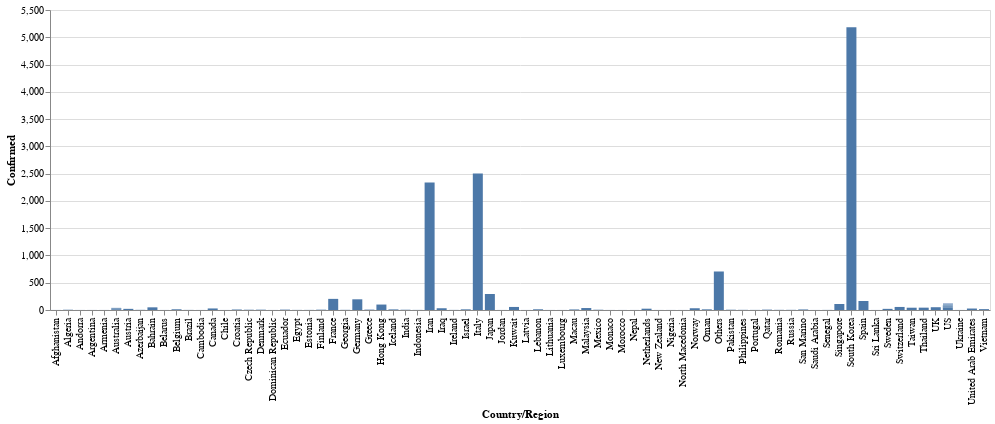

Notebook cell for this chart:
### Code cell
alt.Chart(df_notchina).mark_bar(size=10).encode(
    x='Country/Region',
    y=y_axis_column
).properties(width=940)

### Figure 1 — Vega-Lite specification as saved in the notebook (floating-point values rounded to 4 significant figures)
{"config": {"view": {"continuousWidth": 400, "continuousHeight": 300}}, "data": {"name": "data-32900faa6d5acd413e26a922b390548a"}, "mark": {"type": "bar", "size": 10}, "encoding": {"x": {"type": "nominal", "field": "Country/Region"}, "y": {"type": "quantitative", "field": "Confirmed"}}, "width": 940, "$schema": "https://vega.github.io/schema/vega-lite/v4.0.2.json", "datasets": {"data-32900faa6d5acd413e26a922b390548a": [{"Province/State": null, "Country/Region": "South Korea", "Last Update": "2020-03-03T09:43:02", "Confirmed": 5186, "Deaths": 28, "Recovered": 30, "Latitude": 36.0, "Longitude": 128.0, "Fatality Rate": 0.5399}, {"Province/State": null, "Country/Region": "Italy", "Last Update": "2020-03-03T20:03:06", "Confirmed": 2502, "Deaths": 79, "Recovered": 160, "Latitude": 43.0, "Longitude": 12.0, "Fatality Rate": 3.157}, {"Province/State": null, "Country/Region": "Iran", "Last Update": "2020-03-03T14:23:03", "Confirmed": 2336, "Deaths": 77, "Recovered": 291, "Latitude": 32.0, "Longitude": 53.0, "Fatality Rate": 3.296}, {"Province/State": "Diamond Princess cruise ship", "Country/Region": "Others", "Last Update": "2020-03-03T03:13:06", "Confirmed": 706, "Deaths": 6, "Recovered": 10, "Latitude": 35.44, "Longitude": 139.6, "Fatality Rate": 0.8499}, {"Province/State": null, "Country/Region": "Japan", "Last Update": "2020-03-03T20:03:06", "Confirmed": 293, "Deaths": 6, "Recovered": 43, "Latitude": 36.0, "Longitude": 138.0, "Fatality Rate": 2.048}, {"Province/State": null, "Country/Region": "France", "Last Update": "2020-03-03T15:23:03", "Confirmed": 204, "Deaths": 4, "Recovered": 12, "Latitude": 47.0, "Longitude": 2.0, "Fatality Rate": 1.961}, {"Province/State": null, "Country/Region": "Germany", "Last Update": "2020-03-03T20:03:06", "Confirmed": 196, "Deaths": 0, "Recovered": 16, "Latitude": 51.0, "Longitude": 9.0, "Fatality Rate": 0.0}, {"Province/State": null, "Country/Region": "Spain", "Last Update": "2020-03-03T23:53:03", "Confirmed": 165, "Deaths": 1, "Recovered": 2, "Latitude": 40.0, "Longitude": -4.0, "Fatality Rate": 0.6061}, {"Province/State": null, "Country/Region": "Singapore", "Last Update": "2020-03-03T15:23:03", "Confirmed": 110, "Deaths": 0, "Recovered": 78, "Latitude": 1.283, "Longitude": 103.8, "Fatality Rate": 0.0}, {"Province/State": "Hong Kong", "Country/Region": "Hong Kong", "Last Update": "2020-03-03T11:53:01", "Confirmed": 100, "Deaths": 2, "Recovered": 37, "Latitude": 22.3, "Longitude": 114.2, "Fatality Rate": 2.0}, {"Province/State": null, "Country/Region": "Kuwait", "Last Update": "2020-03-02T20:33:02", "Confirmed": 56, "Deaths": 0, "Recovered": 0, "Latitude": 29.5, "Longitude": 47.75, "Fatality Rate": 0.0}, {"Province/State": null, "Country/Region": "Switzerland", "Last Update": "2020-03-03T16:43:02", "Confirmed": 56, "Deaths": 0, "Recovered": 2, "Latitude": 46.82, "Longitude": 8.227, "Fatality Rate": 0.0}, {"Province/State": null, "Country/Region": "UK", "Last Update": "2020-03-03T15:13:26", "Confirmed": 51, "Deaths": 0, "Recovered": 8, "Latitude": 55.0, "Longitude": -3.0, "Fatality Rate": 0.0}, {"Province/State": null, "Country/Region": "Bahrain", "Last Update": "2020-03-02T20:33:02", "Confirmed": 49, "Deaths": 0, "Recovered": 0, "Latitude": 26.03, "Longitude": 50.55, "Fatality Rate": 0.0}, {"Province/State": "Unassigned Location (From Diamond Princess)", "Country/Region": "US", "Last Update": "2020-03-02T19:53:03", "Confirmed": 45, "Deaths": 0, "Recovered": 0, "Latitude": 35.44, "Longitude": 139.6, "Fatality Rate": 0.0}, {"Province/State": null, "Country/Region": "Thailand", "Last Update": "2020-03-02T06:23:04", "Confirmed": 43, "Deaths": 1, "Recovered": 31, "Latitude": 15.0, "Longitude": 101.0, "Fatality Rate": 2.326}, {"Province/State": "Taiwan", "Country/Region": "Taiwan", "Last Update": "2020-03-03T06:43:02", "Confirmed": 42, "Deaths": 1, "Recovered": 12, "Latitude": 23.7, "Longitude": 121.0, "Fatality Rate": 2.381}, {"Province/State": null, "Country/Region": "Malaysia", "Last Update": "2020-03-03T12:33:02", "Confirmed": 36, "Deaths": 0, "Recovered": 22, "Latitude": 2.5, "Longitude": 112.5, "Fatality Rate": 0.0}, {"Province/State": null, "Country/Region": "Iraq", "Last Update": "2020-03-03T20:03:06", "Confirmed": 32, "Deaths": 0, "Recovered": 0, "Latitude": 33.0, "Longitude": 44.0, "Fatality Rate": 0.0}, {"Province/State": null, "Country/Region": "Norway", "Last Update": "2020-03-03T14:33:03", "Confirmed": 32, "Deaths": 0, "Recovered": 0, "Latitude": 60.47, "Longitude": 8.469, "Fatality Rate": 0.0}, {"Province/State": null, "Country/Region": "United Arab Emirates", "Last Update": "2020-03-03T23:43:02", "Confirmed": 27, "Deaths": 0, "Recovered": 5, "Latitude": 24.0, "Longitude": 54.0, "Fatality Rate": 0.0}, {"Province/State": null, "Country/Region": "Netherlands", "Last Update": "2020-03-03T15:13:26", "Confirmed": 24, "Deaths": 0, "Recovered": 0, "Latitude": 52.13, "Longitude": 5.291, "Fatality Rate": 0.0}, {"Province/State": null, "Country/Region": "Austria", "Last Update": "2020-03-03T15:13:26", "Confirmed": 21, "Deaths": 0, "Recovered": 0, "Latitude": 47.52, "Longitude": 14.55, "Fatality Rate": 0.0}, {"Province/State": null, "Country/Region": "Sweden", "Last Update": "2020-03-03T15:13:26", "Confirmed": 21, "Deaths": 0, "Recovered": 0, "Latitude": 63.0, "Longitude": 16.0, "Fatality Rate": 0.0}, {"Province/State": "King County, WA", "Country/Region": "US", "Last Update": "2020-03-03T20:23:05", "Confirmed": 21, "Deaths": 6, "Recovered": 1, "Latitude": 47.55, "Longitude": -122.0, "Fatality Rate": 28.57}, {"Province/State": "Toronto, ON", "Country/Region": "Canada", "Last Update": "2020-03-03T20:03:08", "Confirmed": 19, "Deaths": 0, "Recovered": 2, "Latitude": 43.65, "Longitude": -79.38, "Fatality Rate": 0.0}, {"Province/State": null, "Country/Region": "Vietnam", "Last Update": "2020-02-25T08:53:02", "Confirmed": 16, "Deaths": 0, "Recovered": 16, "Latitude": 16.0, "Longitude": 108.0, "Fatality Rate": 0.0}, {"Province/State": "New South Wales", "Country/Region": "Australia", "Last Update": "2020-03-03T15:13:26", "Confirmed": 13, "Deaths": 0, "Recovered": 4, "Latitude": -33.87, "Longitude": 151.2, "Fatality Rate": 0.0}, {"Province/State": null, "Country/Region": "Belgium", "Last Update": "2020-03-03T15:13:26", "Confirmed": 13, "Deaths": 0, "Recovered": 1, "Latitude": 50.83, "Longitude": 4.0, "Fatality Rate": 0.0}, {"Province/State": null, "Country/Region": "Lebanon", "Last Update": "2020-03-02T20:53:02", "Confirmed": 13, "Deaths": 0, "Recovered": 0, "Latitude": 33.85, "Longitude": 35.86, "Fatality Rate": 0.0}, {"Province/State": null, "Country/Region": "Israel", "Last Update": "2020-03-03T04:23:07", "Confirmed": 12, "Deaths": 0, "Recovered": 1, "Latitude": 31.0, "Longitude": 35.0, "Fatality Rate": 0.0}, {"Province/State": null, "Country/Region": "Oman", "Last Update": "2020-03-03T15:23:03", "Confirmed": 12, "Deaths": 0, "Recovered": 2, "Latitude": 21.0, "Longitude": 57.0, "Fatality Rate": 0.0}, {"Province/State": "Queensland", "Country/Region": "Australia", "Last Update": "2020-03-03T15:23:03", "Confirmed": 11, "Deaths": 0, "Recovered": 1, "Latitude": -28.02, "Longitude": 153.4, "Fatality Rate": 0.0}, {"Province/State": null, "Country/Region": "Iceland", "Last Update": "2020-03-03T15:13:26", "Confirmed": 11, "Deaths": 0, "Recovered": 0, "Latitude": 64.96, "Longitude": -19.02, "Fatality Rate": 0.0}, {"Province/State": "Santa Clara, CA", "Country/Region": "US", "Last Update": "2020-03-03T23:33:03", "Confirmed": 11, "Deaths": 0, "Recovered": 1, "Latitude": 37.35, "Longitude": -122.0, "Fatality Rate": 0.0}, {"Province/State": "Macau", "Country/Region": "Macau", "Last Update": "2020-03-03T12:33:02", "Confirmed": 10, "Deaths": 0, "Recovered": 9, "Latitude": 22.17, "Longitude": 113.5, "Fatality Rate": 0.0}, {"Province/State": null, "Country/Region": "San Marino", "Last Update": "2020-03-03T15:23:03", "Confirmed": 10, "Deaths": 1, "Recovered": 0, "Latitude": 43.94, "Longitude": 12.46, "Fatality Rate": 10.0}, {"Province/State": "Victoria", "Country/Region": "Australia", "Last Update": "2020-03-02T00:53:03", "Confirmed": 9, "Deaths": 0, "Recovered": 4, "Latitude": -37.81, "Longitude": 145.0, "Fatality Rate": 0.0}, {"Province/State": "British Columbia", "Country/Region": "Canada", "Last Update": "2020-03-03T23:53:03", "Confirmed": 9, "Deaths": 0, "Recovered": 3, "Latitude": 49.28, "Longitude": -123.1, "Fatality Rate": 0.0}, {"Province/State": null, "Country/Region": "Croatia", "Last Update": "2020-03-03T09:53:08", "Confirmed": 9, "Deaths": 0, "Recovered": 0, "Latitude": 45.17, "Longitude": 15.5, "Fatality Rate": 0.0}, {"Province/State": null, "Country/Region": "Ecuador", "Last Update": "2020-03-03T15:13:26", "Confirmed": 7, "Deaths": 0, "Recovered": 0, "Latitude": -1.831, "Longitude": -78.18, "Fatality Rate": 0.0}, {"Province/State": null, "Country/Region": "Greece", "Last Update": "2020-03-01T23:23:02", "Confirmed": 7, "Deaths": 0, "Recovered": 0, "Latitude": 39.07, "Longitude": 21.82, "Fatality Rate": 0.0}, {"Province/State": null, "Country/Region": "Qatar", "Last Update": "2020-03-03T03:23:03", "Confirmed": 7, "Deaths": 0, "Recovered": 0, "Latitude": 25.35, "Longitude": 51.18, "Fatality Rate": 0.0}, {"Province/State": null, "Country/Region": "Denmark", "Last Update": "2020-03-03T15:13:26", "Confirmed": 6, "Deaths": 0, "Recovered": 0, "Latitude": 56.26, "Longitude": 9.502, "Fatality Rate": 0.0}, {"Province/State": null, "Country/Region": "Finland", "Last Update": "2020-03-01T23:23:02", "Confirmed": 6, "Deaths": 0, "Recovered": 1, "Latitude": 64.0, "Longitude": 26.0, "Fatality Rate": 0.0}, {"Province/State": "Snohomish County, WA", "Country/Region": "US", "Last Update": "2020-03-03T20:23:05", "Confirmed": 6, "Deaths": 1, "Recovered": 0, "Latitude": 48.03, "Longitude": -121.8, "Fatality Rate": 16.67}, {"Province/State": null, "Country/Region": "Algeria", "Last Update": "2020-03-03T03:23:03", "Confirmed": 5, "Deaths": 0, "Recovered": 0, "Latitude": 28.03, "Longitude": 1.66, "Fatality Rate": 0.0}, {"Province/State": null, "Country/Region": "Czech Republic", "Last Update": "2020-03-03T15:13:26", "Confirmed": 5, "Deaths": 0, "Recovered": 0, "Latitude": 49.82, "Longitude": 15.47, "Fatality Rate": 0.0}, {"Province/State": null, "Country/Region": "India", "Last Update": "2020-03-02T22:33:09", "Confirmed": 5, "Deaths": 0, "Recovered": 3, "Latitude": 21.0, "Longitude": 78.0, "Fatality Rate": 0.0}, {"Province/State": null, "Country/Region": "Mexico", "Last Update": "2020-03-03T10:03:04", "Confirmed": 5, "Deaths": 0, "Recovered": 1, "Latitude": 23.0, "Longitude": -102.0, "Fatality Rate": 0.0}, {"Province/State": null, "Country/Region": "Pakistan", "Last Update": "2020-03-03T04:33:03", "Confirmed": 5, "Deaths": 0, "Recovered": 0, "Latitude": 30.38, "Longitude": 69.35, "Fatality Rate": 0.0}, {"Province/State": "Cook County, IL", "Country/Region": "US", "Last Update": "2020-03-02T20:33:02", "Confirmed": 4, "Deaths": 0, "Recovered": 2, "Latitude": 41.74, "Longitude": -87.7, "Fatality Rate": 0.0}, {"Province/State": "South Australia", "Country/Region": "Australia", "Last Update": "2020-02-29T02:03:10", "Confirmed": 3, "Deaths": 0, "Recovered": 2, "Latitude": -34.93, "Longitude": 138.6, "Fatality Rate": 0.0}, {"Province/State": null, "Country/Region": "Azerbaijan", "Last Update": "2020-03-01T02:43:03", "Confirmed": 3, "Deaths": 0, "Recovered": 0, "Latitude": 40.14, "Longitude": 47.58, "Fatality Rate": 0.0}, {"Province/State": null, "Country/Region": "Georgia", "Last Update": "2020-03-01T15:43:03", "Confirmed": 3, "Deaths": 0, "Recovered": 0, "Latitude": 42.32, "Longitude": 43.36, "Fatality Rate": 0.0}, {"Province/State": null, "Country/Region": "Philippines", "Last Update": "2020-02-12T07:43:02", "Confirmed": 3, "Deaths": 1, "Recovered": 1, "Latitude": 13.0, "Longitude": 122.0, "Fatality Rate": 33.33}, {"Province/State": null, "Country/Region": "Romania", "Last Update": "2020-03-03T00:23:16", "Confirmed": 3, "Deaths": 0, "Recovered": 0, "Latitude": 46.0, "Longitude": 25.0, "Fatality Rate": 0.0}, {"Province/State": null, "Country/Region": "Russia", "Last Update": "2020-03-02T21:23:04", "Confirmed": 3, "Deaths": 0, "Recovered": 2, "Latitude": 60.0, "Longitude": 90.0, "Fatality Rate": 0.0}, {"Province/State": "Western Australia", "Country/Region": "Australia", "Last Update": "2020-03-01T02:43:03", "Confirmed": 2, "Deaths": 1, "Recovered": 0, "Latitude": -31.95, "Longitude": 115.9, "Fatality Rate": 50.0}, {"Province/State": null, "Country/Region": "Brazil", "Last Update": "2020-02-29T21:03:05", "Confirmed": 2, "Deaths": 0, "Recovered": 0, "Latitude": -14.23, "Longitude": -51.93, "Fatality Rate": 0.0}, {"Province/State": null, "Country/Region": "Egypt", "Last Update": "2020-03-01T23:33:03", "Confirmed": 2, "Deaths": 0, "Recovered": 1, "Latitude": 26.0, "Longitude": 30.0, "Fatality Rate": 0.0}, {"Province/State": null, "Country/Region": "Estonia", "Last Update": "2020-03-03T23:53:03", "Confirmed": 2, "Deaths": 0, "Recovered": 0, "Latitude": 58.6, "Longitude": 25.01, "Fatality Rate": 0.0}, {"Province/State": null, "Country/Region": "Indonesia", "Last Update": "2020-03-02T18:03:04", "Confirmed": 2, "Deaths": 0, "Recovered": 0, "Latitude": -0.7893, "Longitude": 113.9, "Fatality Rate": 0.0}, {"Province/State": null, "Country/Region": "Ireland", "Last Update": "2020-03-03T23:53:03", "Confirmed": 2, "Deaths": 0, "Recovered": 0, "Latitude": 53.14, "Longitude": -7.692, "Fatality Rate": 0.0}, {"Province/State": null, "Country/Region": "Portugal", "Last Update": "2020-03-03T15:33:02", "Confirmed": 2, "Deaths": 0, "Recovered": 0, "Latitude": 39.4, "Longitude": -8.225, "Fatality Rate": 0.0}, {"Province/State": null, "Country/Region": "Senegal", "Last Update": "2020-03-03T23:53:03", "Confirmed": 2, "Deaths": 0, "Recovered": 0, "Latitude": 14.5, "Longitude": -14.45, "Fatality Rate": 0.0}, {"Province/State": "Fulton County, GA", "Country/Region": "US", "Last Update": "2020-03-03T03:33:02", "Confirmed": 2, "Deaths": 0, "Recovered": 0, "Latitude": 33.8, "Longitude": -84.4, "Fatality Rate": 0.0}, {"Province/State": "Grafton County, NH", "Country/Region": "US", "Last Update": "2020-03-03T23:33:03", "Confirmed": 2, "Deaths": 0, "Recovered": 0, "Latitude": 43.91, "Longitude": -71.83, "Fatality Rate": 0.0}, {"Province/State": "Hillsborough, FL", "Country/Region": "US", "Last Update": "2020-03-03T18:33:02", "Confirmed": 2, "Deaths": 0, "Recovered": 0, "Latitude": 27.99, "Longitude": -82.3, "Fatality Rate": 0.0}, {"Province/State": "Providence, RI", "Country/Region": "US", "Last Update": "2020-03-02T03:43:02", "Confirmed": 2, "Deaths": 0, "Recovered": 0, "Latitude": 41.82, "Longitude": -71.41, "Fatality Rate": 0.0}, {"Province/State": "Sacramento County, CA", "Country/Region": "US", "Last Update": "2020-02-27T20:33:02", "Confirmed": 2, "Deaths": 0, "Recovered": 0, "Latitude": 38.47, "Longitude": -121.4, "Fatality Rate": 0.0}, {"Province/State": "San Benito, CA", "Country/Region": "US", "Last Update": "2020-02-03T03:53:02", "Confirmed": 2, "Deaths": 0, "Recovered": 0, "Latitude": 36.58, "Longitude": -121.0, "Fatality Rate": 0.0}, {"Province/State": "San Diego County, CA", "Country/Region": "US", "Last Update": "2020-02-21T05:43:02", "Confirmed": 2, "Deaths": 0, "Recovered": 1, "Latitude": 32.72, "Longitude": -117.2, "Fatality Rate": 0.0}, {"Province/State": "San Mateo, CA", "Country/Region": "US", "Last Update": "2020-03-03T00:43:02", "Confirmed": 2, "Deaths": 0, "Recovered": 0, "Latitude": 37.56, "Longitude": -122.3, "Fatality Rate": 0.0}, {"Province/State": "Washington County, OR", "Country/Region": "US", "Last Update": "2020-03-03T03:03:02", "Confirmed": 2, "Deaths": 0, "Recovered": 0, "Latitude": 45.55, "Longitude": -123.1, "Fatality Rate": 0.0}, {"Province/State": null, "Country/Region": "Afghanistan", "Last Update": "2020-02-24T23:33:02", "Confirmed": 1, "Deaths": 0, "Recovered": 0, "Latitude": 33.0, "Longitude": 65.0, "Fatality Rate": 0.0}, {"Province/State": null, "Country/Region": "Andorra", "Last Update": "2020-03-02T20:23:16", "Confirmed": 1, "Deaths": 0, "Recovered": 0, "Latitude": 42.51, "Longitude": 1.522, "Fatality Rate": 0.0}, {"Province/State": null, "Country/Region": "Argentina", "Last Update": "2020-03-03T17:43:02", "Confirmed": 1, "Deaths": 0, "Recovered": 0, "Latitude": -38.42, "Longitude": -63.62, "Fatality Rate": 0.0}, {"Province/State": null, "Country/Region": "Armenia", "Last Update": "2020-03-01T19:53:02", "Confirmed": 1, "Deaths": 0, "Recovered": 0, "Latitude": 40.07, "Longitude": 45.04, "Fatality Rate": 0.0}, {"Province/State": "Tasmania", "Country/Region": "Australia", "Last Update": "2020-03-02T20:53:02", "Confirmed": 1, "Deaths": 0, "Recovered": 0, "Latitude": -41.45, "Longitude": 146.0, "Fatality Rate": 0.0}, {"Province/State": null, "Country/Region": "Belarus", "Last Update": "2020-02-28T16:23:03", "Confirmed": 1, "Deaths": 0, "Recovered": 0, "Latitude": 53.71, "Longitude": 27.95, "Fatality Rate": 0.0}, {"Province/State": null, "Country/Region": "Cambodia", "Last Update": "2020-02-12T07:43:02", "Confirmed": 1, "Deaths": 0, "Recovered": 1, "Latitude": 11.55, "Longitude": 104.9, "Fatality Rate": 0.0}, {"Province/State": " Montreal, QC", "Country/Region": "Canada", "Last Update": "2020-02-28T05:23:07", "Confirmed": 1, "Deaths": 0, "Recovered": 0, "Latitude": 45.5, "Longitude": -73.57, "Fatality Rate": 0.0}, {"Province/State": "London, ON", "Country/Region": "Canada", "Last Update": "2020-02-12T18:53:03", "Confirmed": 1, "Deaths": 0, "Recovered": 1, "Latitude": 42.98, "Longitude": -81.25, "Fatality Rate": 0.0}, {"Province/State": null, "Country/Region": "Chile", "Last Update": "2020-03-03T20:33:02", "Confirmed": 1, "Deaths": 0, "Recovered": 0, "Latitude": -35.68, "Longitude": -71.54, "Fatality Rate": 0.0}, {"Province/State": null, "Country/Region": "Dominican Republic", "Last Update": "2020-03-02T16:33:02", "Confirmed": 1, "Deaths": 0, "Recovered": 0, "Latitude": 18.74, "Longitude": -70.16, "Fatality Rate": 0.0}, {"Province/State": null, "Country/Region": "Jordan", "Last Update": "2020-03-03T15:33:02", "Confirmed": 1, "Deaths": 0, "Recovered": 0, "Latitude": 31.24, "Longitude": 36.51, "Fatality Rate": 0.0}, {"Province/State": null, "Country/Region": "Latvia", "Last Update": "2020-03-02T20:13:49", "Confirmed": 1, "Deaths": 0, "Recovered": 0, "Latitude": 56.88, "Longitude": 24.6, "Fatality Rate": 0.0}, {"Province/State": null, "Country/Region": "Lithuania", "Last Update": "2020-02-28T16:23:03", "Confirmed": 1, "Deaths": 0, "Recovered": 0, "Latitude": 55.17, "Longitude": 23.88, "Fatality Rate": 0.0}, {"Province/State": null, "Country/Region": "Luxembourg", "Last Update": "2020-03-03T00:23:16", "Confirmed": 1, "Deaths": 0, "Recovered": 0, "Latitude": 49.81, "Longitude": 6.132, "Fatality Rate": 0.0}, {"Province/State": null, "Country/Region": "Monaco", "Last Update": "2020-02-29T00:33:01", "Confirmed": 1, "Deaths": 0, "Recovered": 0, "Latitude": 43.73, "Longitude": 7.417, "Fatality Rate": 0.0}, {"Province/State": null, "Country/Region": "Morocco", "Last Update": "2020-03-03T15:33:02", "Confirmed": 1, "Deaths": 0, "Recovered": 0, "Latitude": 31.79, "Longitude": -7.093, "Fatality Rate": 0.0}, {"Province/State": null, "Country/Region": "Nepal", "Last Update": "2020-02-12T14:43:03", "Confirmed": 1, "Deaths": 0, "Recovered": 1, "Latitude": 28.17, "Longitude": 84.25, "Fatality Rate": 0.0}, {"Province/State": null, "Country/Region": "New Zealand", "Last Update": "2020-02-28T16:23:03", "Confirmed": 1, "Deaths": 0, "Recovered": 0, "Latitude": -40.9, "Longitude": 174.9, "Fatality Rate": 0.0}, {"Province/State": null, "Country/Region": "Nigeria", "Last Update": "2020-02-28T16:23:03", "Confirmed": 1, "Deaths": 0, "Recovered": 0, "Latitude": 9.082, "Longitude": 8.675, "Fatality Rate": 0.0}, {"Province/State": null, "Country/Region": "North Macedonia", "Last Update": "2020-02-27T16:23:03", "Confirmed": 1, "Deaths": 0, "Recovered": 0, "Latitude": 41.61, "Longitude": 21.75, "Fatality Rate": 0.0}, {"Province/State": null, "Country/Region": "Saudi Arabia", "Last Update": "2020-03-02T23:53:02", "Confirmed": 1, "Deaths": 0, "Recovered": 0, "Latitude": 24.0, "Longitude": 45.0, "Fatality Rate": 0.0}, {"Province/State": null, "Country/Region": "Sri Lanka", "Last Update": "2020-02-08T03:43:03", "Confirmed": 1, "Deaths": 0, "Recovered": 1, "Latitude": 7.0, "Longitude": 81.0, "Fatality Rate": 0.0}, {"Province/State": " Norfolk County, MA", "Country/Region": "US", "Last Update": "2020-03-03T14:33:03", "Confirmed": 1, "Deaths": 0, "Recovered": 0, "Latitude": 42.18, "Longitude": -71.14, "Fatality Rate": 0.0}, {"Province/State": "Berkeley, CA", "Country/Region": "US", "Last Update": "2020-03-03T23:53:03", "Confirmed": 1, "Deaths": 0, "Recovered": 0, "Latitude": 37.87, "Longitude": -122.3, "Fatality Rate": 0.0}, {"Province/State": "Boston, MA", "Country/Region": "US", "Last Update": "2020-02-28T21:13:12", "Confirmed": 1, "Deaths": 0, "Recovered": 1, "Latitude": 42.36, "Longitude": -71.06, "Fatality Rate": 0.0}, {"Province/State": "Humboldt County, CA", "Country/Region": "US", "Last Update": "2020-02-21T05:13:09", "Confirmed": 1, "Deaths": 0, "Recovered": 0, "Latitude": 40.74, "Longitude": -123.9, "Fatality Rate": 0.0}, {"Province/State": "Los Angeles, CA", "Country/Region": "US", "Last Update": "2020-02-01T19:53:03", "Confirmed": 1, "Deaths": 0, "Recovered": 0, "Latitude": 34.05, "Longitude": -118.2, "Fatality Rate": 0.0}, {"Province/State": "Madison, WI", "Country/Region": "US", "Last Update": "2020-03-03T15:53:03", "Confirmed": 1, "Deaths": 0, "Recovered": 1, "Latitude": 43.07, "Longitude": -89.4, "Fatality Rate": 0.0}, {"Province/State": "Maricopa County, AZ", "Country/Region": "US", "Last Update": "2020-03-03T17:33:02", "Confirmed": 1, "Deaths": 0, "Recovered": 0, "Latitude": 33.29, "Longitude": -112.4, "Fatality Rate": 0.0}, {"Province/State": "New York City, NY", "Country/Region": "US", "Last Update": "2020-03-02T01:53:03", "Confirmed": 1, "Deaths": 0, "Recovered": 0, "Latitude": 40.71, "Longitude": -74.01, "Fatality Rate": 0.0}, {"Province/State": "Orange, CA", "Country/Region": "US", "Last Update": "2020-02-01T19:53:03", "Confirmed": 1, "Deaths": 0, "Recovered": 0, "Latitude": 33.79, "Longitude": -117.9, "Fatality Rate": 0.0}, {"Province/State": "Placer County, CA", "Country/Region": "US", "Last Update": "2020-03-02T23:53:02", "Confirmed": 1, "Deaths": 0, "Recovered": 0, "Latitude": 39.09, "Longitude": -120.8, "Fatality Rate": 0.0}, {"Province/State": "San Antonio, TX", "Country/Region": "US", "Last Update": "2020-02-13T18:53:02", "Confirmed": 1, "Deaths": 0, "Recovered": 0, "Latitude": 29.42, "Longitude": -98.49, "Fatality Rate": 0.0}, {"Province/State": "Sarasota, FL", "Country/Region": "US", "Last Update": "2020-03-02T03:23:06", "Confirmed": 1, "Deaths": 0, "Recovered": 0, "Latitude": 27.34, "Longitude": -82.53, "Fatality Rate": 0.0}, {"Province/State": "Sonoma County, CA", "Country/Region": "US", "Last Update": "2020-03-02T20:53:02", "Confirmed": 1, "Deaths": 0, "Recovered": 0, "Latitude": 38.58, "Longitude": -123.0, "Fatality Rate": 0.0}, {"Province/State": "Tempe, AZ", "Country/Region": "US", "Last Update": "2020-02-25T21:23:03", "Confirmed": 1, "Deaths": 0, "Recovered": 1, "Latitude": 33.43, "Longitude": -111.9, "Fatality Rate": 0.0}, {"Province/State": "Umatilla, OR", "Country/Region": "US", "Last Update": "2020-03-02T20:23:16", "Confirmed": 1, "Deaths": 0, "Recovered": 0, "Latitude": 45.77, "Longitude": -118.8, "Fatality Rate": 0.0}, {"Province/State": "Wake County, NC", "Country/Region": "US", "Last Update": "2020-03-03T20:53:02", "Confirmed": 1, "Deaths": 0, "Recovered": 0, "Latitude": 35.8, "Longitude": -78.57, "Fatality Rate": 0.0}, {"Province/State": "Westchester County, NY", "Country/Region": "US", "Last Update": "2020-03-03T14:43:03", "Confirmed": 1, "Deaths": 0, "Recovered": 0, "Latitude": 41.12, "Longitude": -73.79, "Fatality Rate": 0.0}, {"Province/State": null, "Country/Region": "Ukraine", "Last Update": "2020-03-03T15:33:02", "Confirmed": 1, "Deaths": 0, "Recovered": 0, "Latitude": 48.38, "Longitude": 31.17, "Fatality Rate": 0.0}, {"Province/State": "From Diamond Princess", "Country/Region": "Australia", "Last Update": "2020-02-29T02:03:10", "Confirmed": 0, "Deaths": 0, "Recovered": 0, "Latitude": 35.44, "Longitude": 139.6, "Fatality Rate": null}, {"Province/State": "Lackland, TX (From Diamond Princess)", "Country/Region": "US", "Last Update": "2020-02-24T23:33:02", "Confirmed": 0, "Deaths": 0, "Recovered": 0, "Latitude": 29.38, "Longitude": -98.61, "Fatality Rate": null}, {"Province/State": "Omaha, NE (From Diamond Princess)", "Country/Region": "US", "Last Update": "2020-02-24T23:33:02", "Confirmed": 0, "Deaths": 0, "Recovered": 0, "Latitude": 41.25, "Longitude": -95.98, "Fatality Rate": null}, {"Province/State": "Travis, CA (From Diamond Princess)", "Country/Region": "US", "Last Update": "2020-02-24T23:33:02", "Confirmed": 0, "Deaths": 0, "Recovered": 0, "Latitude": 38.27, "Longitude": -121.9, "Fatality Rate": null}]}}
